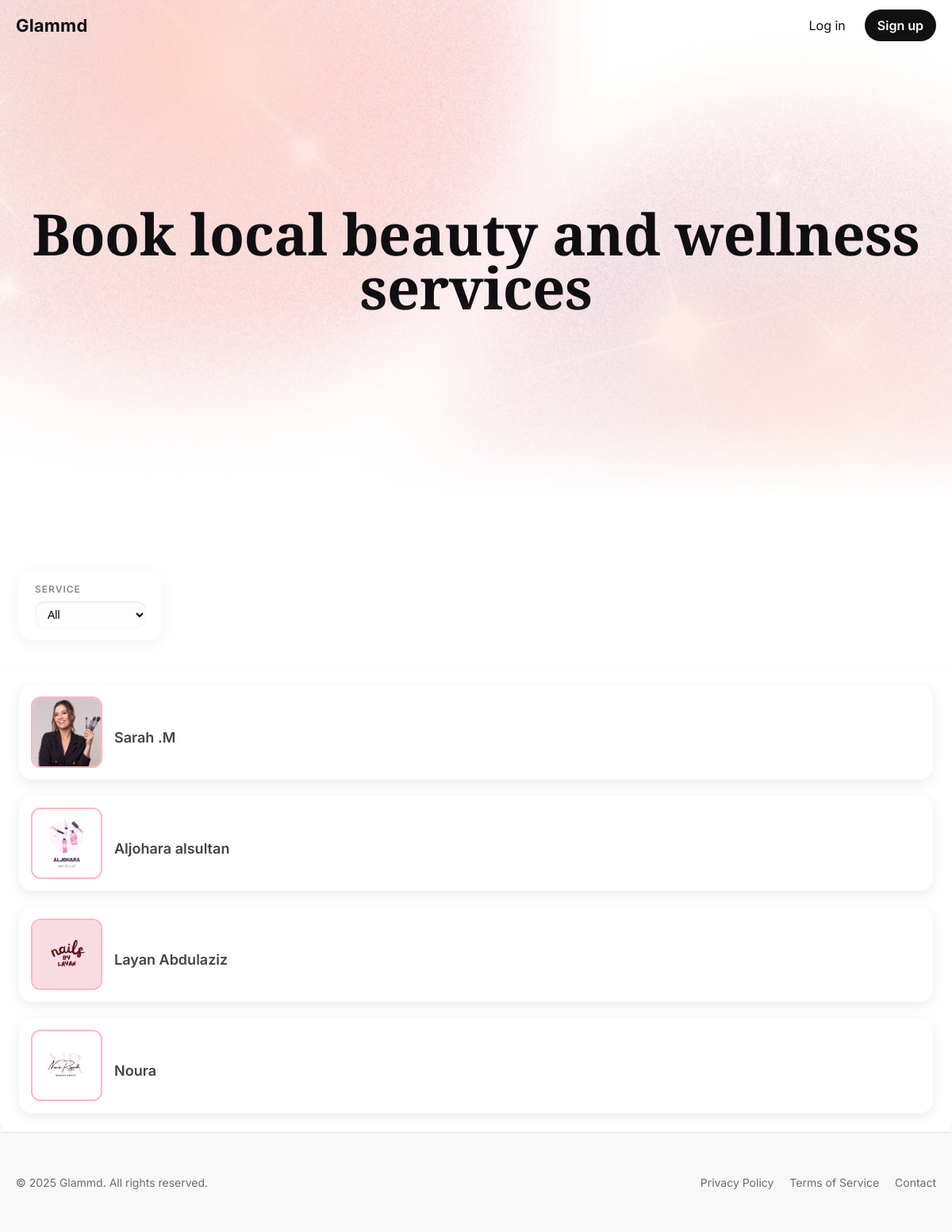
/intial/MarketPlace.php, run on the app's committed database.
### tables this page shows
CREATE TABLE `Professional` (
  `professional_id` int UNSIGNED NOT NULL,
  `bio` text,
  `img` varchar(200) NOT NULL
);

CREATE TABLE `User` (
  `user_id` int UNSIGNED NOT NULL,
  `name` varchar(120) NOT NULL,
  `email` varchar(255) NOT NULL,
  `password` varchar(255) NOT NULL,
  `role` enum('client','professional') NOT NULL
);

### intial/MarketPlace.php (the view, shortened to what this page needs)
<?php
$conn = mysqli_connect("localhost", "root", "root","glammd");
$sql =" SELECT
    User.user_id,
    User.name,
    Professional.img
FROM User
INNER JOIN Professional
ON User.user_id = Professional.professional_id
WHERE User.role = 'professional'";
$result = mysqli_query($conn, $sql);
?>
<!doctype html>
<html lang="en">
<head>
  <link rel="stylesheet" href="common.css">
</head>
<body class="home">
  <header id="siteHeader" class="site-header">
    <div class="container header-inner">
      <a class="brand" href="#">Glammd</a>
      <nav class="nav">
        <a href="login.php" class="nav-link">Log in</a>
        <a href="signup.php" class="cta">Sign up</a>
      </nav>
    </div>
  </header>
  <section class="hero">
    <div class="hero-overlay"></div>
    <div class="container hero-content">
      <h1 class="hero-title">Book local beauty and wellness services</h1>
    </div>
  </section>
  <main class="page">
 <section class="filters">
      <div class="filter-group">
        <label class="filter-label">Service</label>
        <select class="filter-select">
          <option>All</option>
        </select>
      </div>
    </section>
    <section class="salon-list">
      <?php while ($row = mysqli_fetch_assoc($result)) { ?>
        <div class="salon-card" onclick="onclick="window.location.href='services.php?id=<?= $row['user_id'] ?>'"
">
          <img src="img/<?= $row['img'] ?>" alt="Salon Image">
          <div class="salon-info">
            <h3><?= $row['name'] ?></h3>
          </div>
        </div>
      <?php } ?>
    </section>
  </main>
  <footer class="site-footer">
    <div class="container footer-inner">
      <p>© 2025 Glammd. All rights reserved.</p>
      <div class="footer-links">
        <a href="#">Privacy Policy</a>
        <a href="#">Terms of Service</a>
        <a href="#">Contact</a>
      </div>
    </div>
  </footer>
</body>
</html>

### intial/common.css (style rules this page uses)
:root { --bg: #fff; --text: #0f0f12; --muted: #6b6b76; --accent: #111; --accent-text: #fff; --container: 75rem; }
* { box-sizing: border-box; }
html, body { height: 100%; }
body { margin: 0; display: flex; flex-direction: column; min-height: 100svh; font-family: Inter, system-ui, -apple-system, Segoe UI, Roboto, "Helvetica Neue", Arial, sans-serif; color: var(--text); background: var(--bg); }
.container { max-width: var(--container); margin-inline: auto; padding-inline: 1.25rem; width: 100%; }
.site-header { position: fixed; top: 0; left: 0; right: 0; z-index: 50; height: 4rem; display: block; transition: background .25s ease, border-color .25s ease, backdrop-filter .25s ease, -webkit-backdrop-filter .25s ease, box-shadow .25s ease; }
.header-inner { height: 4rem; display: flex; align-items: center; justify-content: space-between; }
.brand { text-decoration: none; color: var(--text); font-weight: 700; font-size: 1.375rem; letter-spacing: 0.0125rem; }
.nav { display: flex; gap: 0.625rem; }
.nav-link { text-decoration: none; color: var(--text); padding: 0.625rem 0.875rem; border-radius: 999px; }
.cta { text-decoration: none; color: var(--accent-text); background: var(--accent); padding: 0.625rem 1rem; border-radius: 999px; font-weight: 600; }
main.page { flex: 1 0 auto; padding-top: 4rem; }
.site-footer { flex-shrink: 0; background: #f8f8f8; border-top: 0.0625rem solid rgba(0,0,0,.08); padding: 2.5rem 0; font-size: 0.875rem; color: var(--muted); }
.footer-inner { display: flex; flex-wrap: wrap; align-items: center; justify-content: space-between; gap: 0.625rem; text-align: center; }
.footer-links a { color: var(--muted); text-decoration: none; margin-left: 1rem; transition: color .2s ease; }

### intial/MarketPlace.php (style rules this page uses)
:root { --hero-image: url("img/download.jpeg"); --hero-min-h: min(78svh, 51.25rem); }
.home .site-header { background: transparent; border-bottom: none; backdrop-filter: none; box-shadow: none; }
.hero { position: relative; min-height: var(--hero-min-h); display: grid; place-items: center; background-image: linear-gradient(rgba(255,255,255,0.25), rgba(255,255,255,0.25)), var(--hero-image); background-size: cover; background-position: center 20%; background-repeat: no-repeat; }
.hero::after { content: ""; position: absolute; inset: 0; background: linear-gradient( to bottom, rgba(255,255,255,0) 0%, rgba(255,255,255,0) 60%, rgba(255,255,255,0.4) 85%, rgba(255,255,255,1) 100% ); pointer-events: none; }
.hero-overlay { position: absolute; inset: 0; background: linear-gradient( 180deg, rgba(255,255,255,.0) 0%, rgba(255,255,255,.06) 40%, rgba(255,255,255,.08) 100% ); }
.hero-content { position: relative; text-align: center; padding: 4.5rem 0 2.5rem; }
.hero-title { margin: 0; font-family: "Playfair Display", Georgia, serif; font-weight: 900; font-size: clamp(2.5rem, 6vw, 5.25rem); line-height: 0.95; letter-spacing: -0.03125rem; }
.filters { display: flex; flex-wrap: wrap; gap: 1rem; margin: 2rem 1.5rem; justify-content: flex-start; }
.filter-group { display: flex; flex-direction: column; background: #fff; border-radius: 1rem; padding: 0.9375rem 1.25rem; box-shadow: 0 0.25rem 1.25rem rgba(0,0,0,0.05); transition: transform 0.2s, box-shadow 0.2s; cursor: pointer; min-width: 11.25rem; }
.filter-label { font-size: 0.75rem; color: #888; font-weight: 600; margin-bottom: 0.5rem; text-transform: uppercase; letter-spacing: 0.0625rem; }
.filter-select { border: none; font-size: 0.875rem; padding: 0.5rem 0.75rem; border-radius: 0.75rem; box-shadow: inset 0 0.0625rem 0.1875rem rgba(0,0,0,0.1); background: #fdfdfd; cursor: pointer; transition: all 0.2s; }
.salon-list { display: flex; flex-direction: column; gap: 1.25rem; padding: 1.5rem; border-radius: 0.9375rem; box-shadow: 0 0.25rem 0.75rem rgba(0,0,0,0.05); }
.salon-card { display: flex; align-items: center; background: white; border-radius: 1rem; padding: 0.9375rem; box-shadow: 0 0.25rem 0.9375rem rgba(0, 0, 0, 0.08); transition: transform 0.3s, box-shadow 0.3s; cursor: pointer; }
.salon-card img { width: 5.625rem; height: 5.625rem; border-radius: 0.75rem; object-fit: cover; margin-right: 0.9375rem; border: 0.125rem solid #ffb6c1; }
.salon-info h3 { margin-bottom: 0.375rem; font-size: 1.125rem; font-weight: 600; color: #444; }

### data on the page
professional: img (picture), professional_id.name "Sarah .M"
professional: img (picture), professional_id.name "Aljohara alsultan"
professional: img (picture), professional_id.name "Layan Abdulaziz"
professional: img (picture), professional_id.name "Noura"
